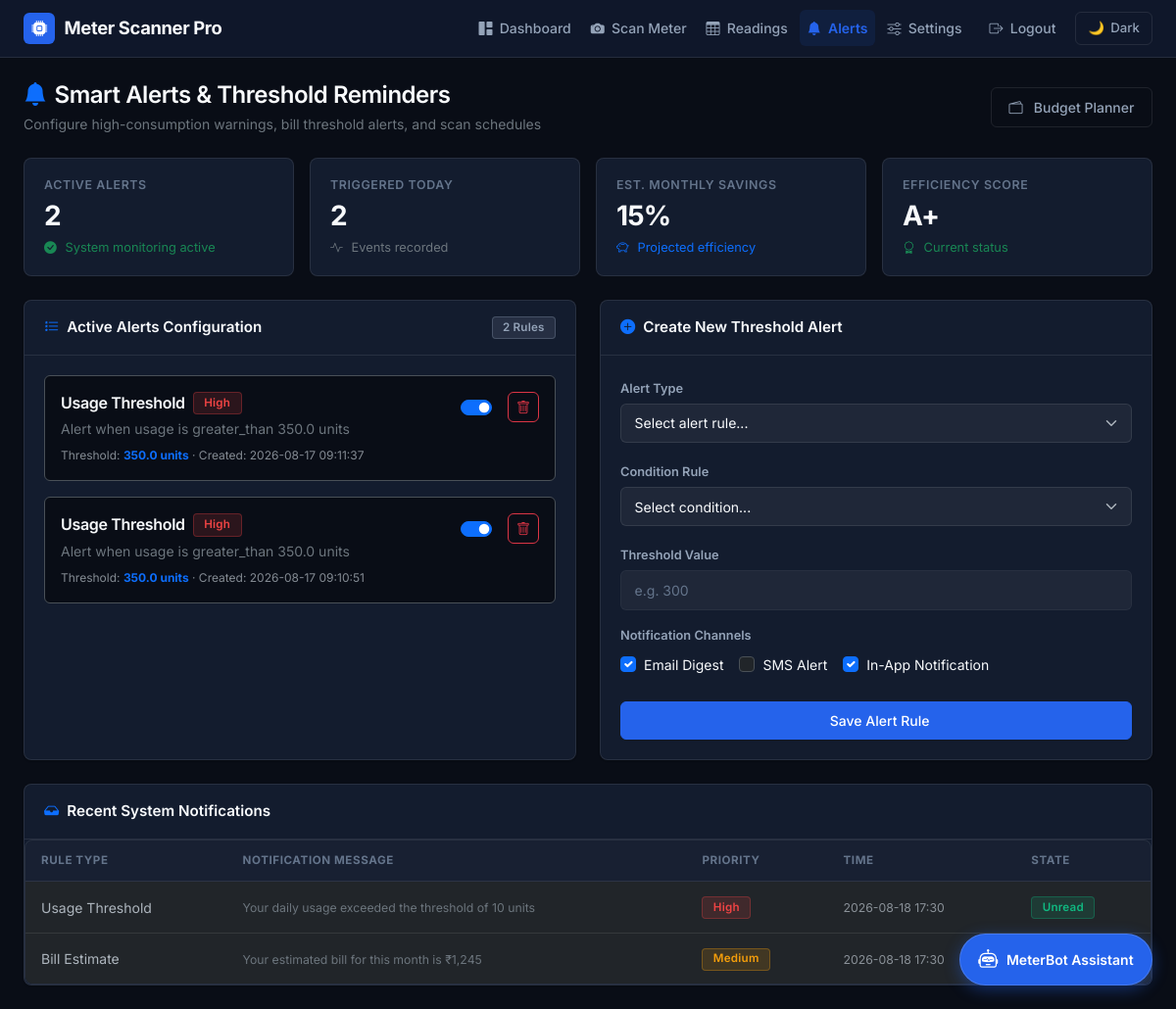
The page /alerts (signed in) on the database its author committed.
### tables this page shows
CREATE TABLE alerts (
                id INTEGER PRIMARY KEY AUTOINCREMENT,
                user_id INTEGER NOT NULL,
                alert_type TEXT NOT NULL,
                threshold_value REAL,
                condition_type TEXT,
                is_active BOOLEAN DEFAULT 1,
                created_at DATETIME DEFAULT CURRENT_TIMESTAMP,
                FOREIGN KEY (user_id) REFERENCES users (id)
            );

### app.py (the view)
@app.route('/alerts')
@login_required
def alerts():
    conn = get_db_connection()
    try:
        c = conn.cursor()
        c.execute("""
            SELECT id, alert_type, threshold_value, condition_type, is_active, created_at
            FROM alerts
            WHERE user_id = ? AND is_active = 1
            ORDER BY created_at DESC
        """, (current_user.id,))
        alerts_data = c.fetchall()
        active_alerts = []
        for alert in alerts_data:
            active_alerts.append({
                'id': alert['id'],
                'alert_type': alert['alert_type'],
                'threshold_value': alert['threshold_value'],
                'condition_type': alert['condition_type'],
                'is_active': bool(alert['is_active']),
                'created_at': alert['created_at'],
                'priority': 'high' if alert['alert_type'] == 'usage_threshold' else 'medium',
                'description': f"Alert when usage is {alert['condition_type']} {alert['threshold_value']} units",
                'unit': 'units'
            })
        triggered_today = [alert for alert in active_alerts[:2]] if active_alerts else []
        efficiency_score = 'A+'
        monthly_savings = 15
        recent_notifications = [
            {
                'alert_type': 'usage_threshold',
                'message': 'Your daily usage exceeded the threshold of 10 units',
                'priority': 'high',
                'created_at': datetime.now().strftime('%Y-%m-%d %H:%M'),
                'is_read': False
            },
            {
                'alert_type': 'bill_estimate',
                'message': 'Your estimated bill for this month is ₹1,245',
                'priority': 'medium',
                'created_at': datetime.now().strftime('%Y-%m-%d %H:%M'),
                'is_read': True
            }
        ]
        return render_template('alerts.html',
                            active_alerts=active_alerts,
                            triggered_today=triggered_today,
                            monthly_savings=monthly_savings,
                            efficiency_score=efficiency_score,
                            recent_notifications=recent_notifications)
    finally:
        conn.close()

### app.py (called while the page is built)
def get_db_connection():
    try:
        conn = sqlite3.connect(DB_FILE)
        conn.row_factory = sqlite3.Row
        return conn
    except sqlite3.DatabaseError as e:
        print(f"Database error: {e}")
        init_db()
        conn = sqlite3.connect(DB_FILE)
        conn.row_factory = sqlite3.Row
        return conn

### templates/alerts.html (shortened to what this page needs)
{% extends "base.html" %}
{% block content %}
<div class="d-flex align-items-center justify-content-between flex-wrap gap-3 mb-4">
    <div>
        <h4 class="mb-1 font-weight-700"><i class="bi bi-bell-fill text-primary me-2"></i>Smart Alerts & Threshold Reminders</h4>
        <p class="text-secondary small mb-0">Configure high-consumption warnings, bill threshold alerts, and scan schedules</p>
    </div>
    <div>
        <a href="{{ url_for('budget_planner') }}" class="btn btn-outline-secondary btn-sm">
            <i class="bi bi-wallet2 me-1"></i> Budget Planner
        </a>
    </div>
</div>
<div class="row g-3 mb-4">
    <div class="col-12 col-sm-6 col-xl-3">
        <div class="kpi-card">
            <div class="kpi-label">Active Alerts</div>
            <div class="kpi-value">{{ active_alerts|length }}</div>
            <div class="kpi-subtext text-success"><i class="bi bi-check-circle-fill me-1"></i> System monitoring active</div>
        </div>
    </div>
    <div class="col-12 col-sm-6 col-xl-3">
        <div class="kpi-card">
            <div class="kpi-label">Triggered Today</div>
            <div class="kpi-value">{{ triggered_today|length }}</div>
            <div class="kpi-subtext text-secondary"><i class="bi bi-activity me-1"></i> Events recorded</div>
        </div>
    </div>
    <div class="col-12 col-sm-6 col-xl-3">
        <div class="kpi-card">
            <div class="kpi-label">Est. Monthly Savings</div>
            <div class="kpi-value">{{ monthly_savings }}%</div>
            <div class="kpi-subtext text-primary"><i class="bi bi-piggy-bank me-1"></i> Projected efficiency</div>
        </div>
    </div>
    <div class="col-12 col-sm-6 col-xl-3">
        <div class="kpi-card">
            <div class="kpi-label">Efficiency Score</div>
            <div class="kpi-value">{{ efficiency_score }}</div>
            <div class="kpi-subtext text-success"><i class="bi bi-award me-1"></i> Current status</div>
        </div>
    </div>
</div>
<div class="row g-4">
    <div class="col-12 col-lg-6">
        <div class="card h-100">
            <div class="card-header d-flex align-items-center justify-content-between">
                <span class="font-weight-600"><i class="bi bi-list-stars text-primary me-2"></i>Active Alerts Configuration</span>
                <span class="badge badge-neutral">{{ active_alerts|length }} Rules</span>
            </div>
            <div class="card-body">
                {% if active_alerts %}
                    <div class="d-flex flex-column gap-3">
                        {% for alert in active_alerts %}
                        <div class="p-3 rounded border" style="background-color: var(--bg-main);">
                            <div class="d-flex justify-content-between align-items-start gap-2">
                                <div>
                                    <div class="d-flex align-items-center gap-2 mb-1">
                                        <h6 class="mb-0 font-weight-600">{{ alert.alert_type|replace('_', ' ')|title }}</h6>
                                        <span class="badge {% if alert.priority == 'high' %}badge-danger{% elif alert.priority == 'medium' %}badge-warning{% else %}badge-info{% endif %}">
                                            {{ (alert.priority or 'Active')|title }}
                                        </span>
                                    </div>
                                    <p class="text-secondary small mb-2">{{ alert.description or 'Automatic alert notification' }}</p>
                                    <div class="text-muted small" style="font-size: 0.75rem;">
                                        Threshold: <strong class="text-primary">{{ alert.threshold_value }} {{ alert.unit or 'units' }}</strong> ·
                                        Created: {{ alert.created_at or 'Recently' }}
                                    </div>
                                </div>
                                <div class="d-flex align-items-center gap-2">
                                    <div class="form-check form-switch mb-0">
                                        <input class="form-check-input shadow-none cursor-pointer" type="checkbox" role="switch"
                                               {{ 'checked' if alert.is_active else '' }}
                                               onchange="toggleAlert({{ alert.id }}, this)">
                                    </div>
                                    <button class="btn btn-outline-danger btn-sm p-1 px-2" onclick="deleteAlert({{ alert.id }})" title="Delete Alert">
                                        <i class="bi bi-trash"></i>
                                    </button>
                                </div>
                            </div>
                        </div>
                        {% endfor %}
                    </div>
                {% else %}
                    <div class="text-center py-5">
                        <i class="bi bi-bell-slash text-muted fs-1 mb-2"></i>
                        <p class="text-secondary small mb-0">No active alerts configured. Use the form to set up your first rule.</p>
                    </div>
                {% endif %}
            </div>
        </div>
    </div>
    <div class="col-12 col-lg-6">
        <div class="card h-100">
            <div class="card-header font-weight-600">
                <i class="bi bi-plus-circle-fill text-primary me-2"></i>Create New Threshold Alert
            </div>
            <div class="card-body">
                <form id="alertForm">
                    <div class="mb-3">
                        <label class="form-label">Alert Type</label>
                        <select class="form-select" id="alertType" required>
                            <option value="">Select alert rule...</option>
                        </select>
                    </div>
                    <div class="mb-3">
                        <label class="form-label">Condition Rule</label>
                        <select class="form-select" id="conditionType" required>
                            <option value="">Select condition...</option>
                        </select>
                    </div>
                    <div class="mb-3">
                        <label class="form-label">Threshold Value</label>
                        <input type="number" class="form-control" id="thresholdValue" placeholder="e.g. 300" step="0.01" required>
                    </div>
                    <div class="mb-4">
                        <label class="form-label d-block mb-2">Notification Channels</label>
                        <div class="d-flex flex-wrap gap-3">
                            <div class="form-check">
                                <input class="form-check-input" type="checkbox" id="emailNotif" checked>
                                <label class="form-check-label small" for="emailNotif">Email Digest</label>
                            </div>
                            <div class="form-check">
                                <input class="form-check-input" type="checkbox" id="smsNotif">
                                <label class="form-check-label small" for="smsNotif">SMS Alert</label>
                            </div>
                            <div class="form-check">
                                <input class="form-check-input" type="checkbox" id="pushNotif" checked>
                                <label class="form-check-label small" for="pushNotif">In-App Notification</label>
                            </div>
                        </div>
                    </div>
                    <button type="submit" class="btn btn-primary w-100 py-2">
                         Save Alert Rule
                    </button>
                </form>
            </div>
        </div>
    </div>
</div>
<div class="card mt-4">
    <div class="card-header font-weight-600">
        <i class="bi bi-inbox-fill text-primary me-2"></i>Recent System Notifications
    </div>
    <div class="card-body p-0">
        {% if recent_notifications %}
            <div class="table-responsive">
                <table class="table">
                    <thead>
                        <tr>
                            <th>Rule Type</th>
                            <th>Notification Message</th>
                            <th>Priority</th>
                            <th>Time</th>
                            <th>State</th>
                        </tr>
                    </thead>
                    <tbody>
                        {% for notification in recent_notifications %}
                        <tr>
                            <td class="font-weight-600">{{ notification.alert_type|replace('_', ' ')|title }}</td>
                            <td><span class="text-secondary small">{{ notification.message }}</span></td>
                            <td>
                                <span class="badge {% if notification.priority == 'high' %}badge-danger{% elif notification.priority == 'medium' %}badge-warning{% else %}badge-info{% endif %}">
                                    {{ notification.priority|title }}
                                </span>
                            </td>
                            <td><span class="text-muted small">{{ notification.created_at }}</span></td>
                            <td>
                                <span class="badge {% if notification.is_read %}badge-neutral{% else %}badge-success{% endif %}">
                                    {{ 'Read' if notification.is_read else 'Unread' }}
                                </span>
                            </td>
                        </tr>
                        {% endfor %}
                    </tbody>
                </table>
            </div>
        {% else %}
            <div class="text-center py-4">
                <i class="bi bi-check2-all text-muted fs-2 mb-2"></i>
                <p class="text-secondary small mb-0">No unread alert notifications.</p>
            </div>
        {% endif %}
    </div>
</div>
{% endblock %}

### templates/base.html (shortened to what this page needs)
<!DOCTYPE html>
<html lang="en" data-bs-theme="dark">
<head>
    <link href="https://cdn.jsdelivr.net/npm/bootstrap@5.3.0/dist/css/bootstrap.min.css" rel="stylesheet">
    <link rel="stylesheet" href="https://cdn.jsdelivr.net/npm/bootstrap-icons@1.11.0/font/bootstrap-icons.css">
</head>
<body>
    <nav class="navbar navbar-expand-lg app-navbar">
        <div class="container-fluid px-lg-4">
            <a class="navbar-brand-logo" href="{{ url_for('home') }}">
                <span class="brand-badge"><i class="bi bi-cpu-fill"></i></span>
                <span>Meter Scanner Pro</span>
            </a>
            <div class="collapse navbar-collapse" id="appNavbarContent">
                <ul class="navbar-nav ms-auto align-items-lg-center gap-lg-1 my-2 my-lg-0">
                    {% if current_user.is_authenticated %}
                        <li class="nav-item">
                            <a class="nav-link {% if request.endpoint == 'dashboard' %}active{% endif %}" href="{{ url_for('dashboard') }}">
                                <i class="bi bi-grid-1x2-fill"></i> Dashboard
                            </a>
                        </li>
                        <li class="nav-item">
                            <a class="nav-link {% if request.endpoint == 'capture' %}active{% endif %}" href="{{ url_for('capture') }}">
                                <i class="bi bi-camera-fill"></i> Scan Meter
                            </a>
                        </li>
                        <li class="nav-item">
                            <a class="nav-link {% if request.endpoint == 'readings' %}active{% endif %}" href="{{ url_for('readings') }}">
                                <i class="bi bi-table"></i> Readings
                            </a>
                        </li>
                        <li class="nav-item">
                            <a class="nav-link {% if request.endpoint == 'alerts' %}active{% endif %}" href="{{ url_for('alerts') }}">
                                <i class="bi bi-bell-fill"></i> Alerts
                            </a>
                        </li>
                        <li class="nav-item">
                            <a class="nav-link {% if request.endpoint == 'settings' %}active{% endif %}" href="{{ url_for('settings') }}">
                                <i class="bi bi-sliders"></i> Settings
                            </a>
                        </li>
                        <li class="nav-item ms-lg-2">
                            <a class="nav-link text-danger-hover" href="{{ url_for('logout') }}" title="Sign Out">
                                <i class="bi bi-box-arrow-right"></i> Logout
                            </a>
                        </li>
                    {% endif %}
                    <li class="nav-item ms-lg-2">
                        <button class="theme-toggle-btn" onclick="toggleTheme()" title="Toggle Color Theme">
                            <span class="theme-icon">🌙</span>
                            <span class="theme-text">Dark</span>
                        </button>
                    </li>
                </ul>
            </div>
        </div>
    </nav>
    <main class="container-fluid px-lg-4 py-4">
        {% block content %}{% endblock %}
    </main>
    <button class="chatbot-floating-btn" data-bs-toggle="modal" data-bs-target="#chatbotModal" id="chatbot-toggle">
        <i class="bi bi-robot fs-5"></i>
        <span>MeterBot Assistant</span>
    </button>
</body>
</html>

### rows shown on the page
alerts: alert_type "Usage Threshold", priority "High", description "Alert when usage is greater_than 350.0 units", threshold_value "350.0", unit "units", created_at "2026-08-17 09:11:37"
alerts: alert_type "Usage Threshold", priority "High", description "Alert when usage is greater_than 350.0 units", threshold_value "350.0", unit "units", created_at "2026-08-17 09:10:51"

### other values the page prints
{{ active_alerts|length }} "2"
{{ triggered_today|length }} "2"
{{ monthly_savings }} "15"
{{ efficiency_score }} "A+"
{{ notification.alert_type|replace('_', ' ')|title }} "Usage Threshold" "Bill Estimate"
{{ notification.message }} "Your daily usage exceeded the threshold of 10 units" "Your estimated bill for this month is ₹1,245"
{{ notification.priority|title }} "High" "Medium"
{{ notification.created_at }} "2026-08-18 17:30" "2026-08-18 17:30"
{{ 'Read' if notification.is_read else 'Unread' }} "Unread"
